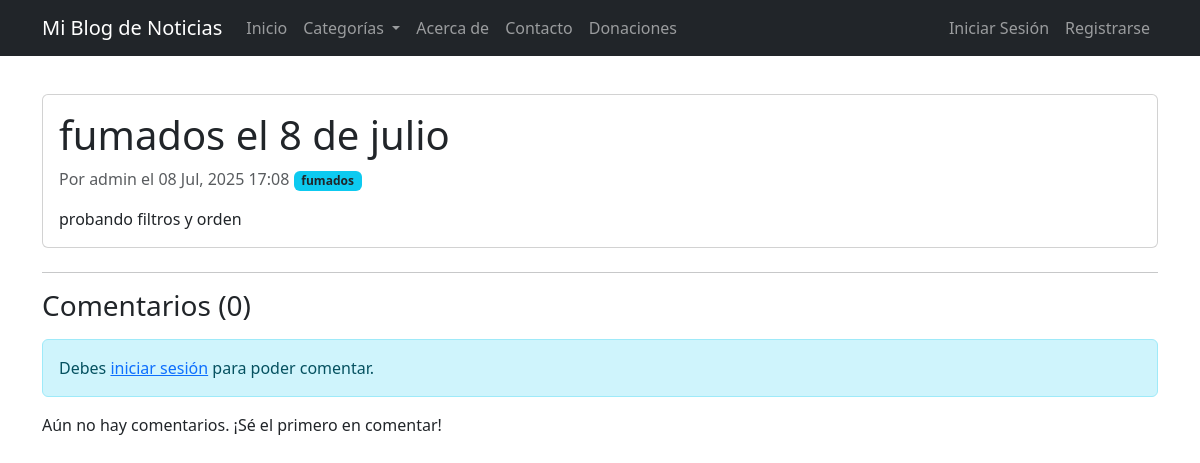
Page /post/6/ on the committed database.
### blog/models.py (models this page shows, shortened)
class Post(models.Model):
    titulo = models.CharField(max_length=200)
    contenido = models.TextField()
    fecha_publicacion = models.DateTimeField(auto_now_add=True) # Se establece automáticamente al crear el post
    autor = models.ForeignKey(User, on_delete=models.CASCADE, related_name='posts') # Un post pertenece a un usuario. Si el usuario se elimina, sus posts también.
    categoria = models.ForeignKey(Categoria, on_delete=models.SET_NULL, null=True, blank=True) # Un post puede tener una categoría. Si la categoría se elimina, el campo se pone a NULL.
    imagen_portada = models.ImageField(upload_to='post_images/', null=True, blank=True) # Opcional: permite subir imágenes
    class Meta:
        ordering = ['-fecha_publicacion'] # Por defecto, los posts se ordenarán del más nuevo al más viejo

class Categoria(models.Model):
    nombre = models.CharField(max_length=100, unique=True) # unique=True asegura que no haya categorías con el mismo nombre
    class Meta:
        verbose_name_plural = "Categorías" # Para que se muestre bien en el admin

### blog/views.py (the view)
# urls.py: path('post/<int:pk>/', PostDetailView.as_view(), name='post_detail'),
class PostDetailView(DetailView):
    model = Post
    template_name = 'blog/post_detail.html'
    context_object_name = 'post'

### blog/context_processors.py (called while the page is built)
def categorias_globales(request):
    return {
        'categorias': Categoria.objects.all()
    }

### blog/templates/blog/post_detail.html (shortened to what this page needs)
{% extends 'blog/base.html' %}
{% block content %}
    <div class="card mb-4">
        <div class="card-body">
            <h1 class="card-title">{{ post.titulo }}</h1>
            <p class="card-text text-muted">
                Por {{ post.autor.username }} el {{ post.fecha_publicacion|date:"d M, Y H:i" }}
                {% if post.categoria %}
                    <span class="badge bg-info text-dark">{{ post.categoria.nombre }}</span>
                {% endif %}
            </p>
            <p class="card-text">{{ post.contenido|linebreaksbr }}</p>
        </div>
    </div>
    <hr>
    <h3 class="mb-3">Comentarios ({{ post.comentarios.count }})</h3>
    {% if user.is_authenticated %}
        <div class="card mb-4">
            <div class="card-header">
                Dejar un comentario
            </div>
            <div class="card-body">
                <form id="comment-form">
                    {% csrf_token %}
                    <div class="mb-3">
                        <textarea class="form-control" id="comment-content" rows="3" placeholder="Escribe tu comentario aquí..." required></textarea>
                    </div>
                    <button type="submit" class="btn btn-success">Publicar Comentario</button>
                </form>
            </div>
        </div>
    {% else %}
        <p class="alert alert-info">Debes <a href="{% url 'login' %}">iniciar sesión</a> para poder comentar.</p>
    {% endif %}
    <div id="comments-section">
        {% for comentario in post.comentarios.all %}
            <div class="card mb-3">
                <div class="card-body">
                    <h6 class="card-subtitle mb-2 text-muted">{{ comentario.autor.username }} - {{ comentario.fecha_creacion|date:"d M, Y H:i" }}</h6>
                    <p class="card-text">{{ comentario.contenido }}</p>
                </div>
            </div>
        {% empty %}
            <p>Aún no hay comentarios. ¡Sé el primero en comentar!</p>
        {% endfor %}
    </div>
{% endblock content %}

### blog/templates/blog/base.html (style rules this page uses)
body { padding-top: 70px; }

### rows in the picture
Post: titulo "fumados el 8 de julio", autor.username "admin", fecha_publicacion "08 Jul, 2025 17:08", categoria.nombre "fumados", contenido "probando filtros y orden", comentarios.count "0"
